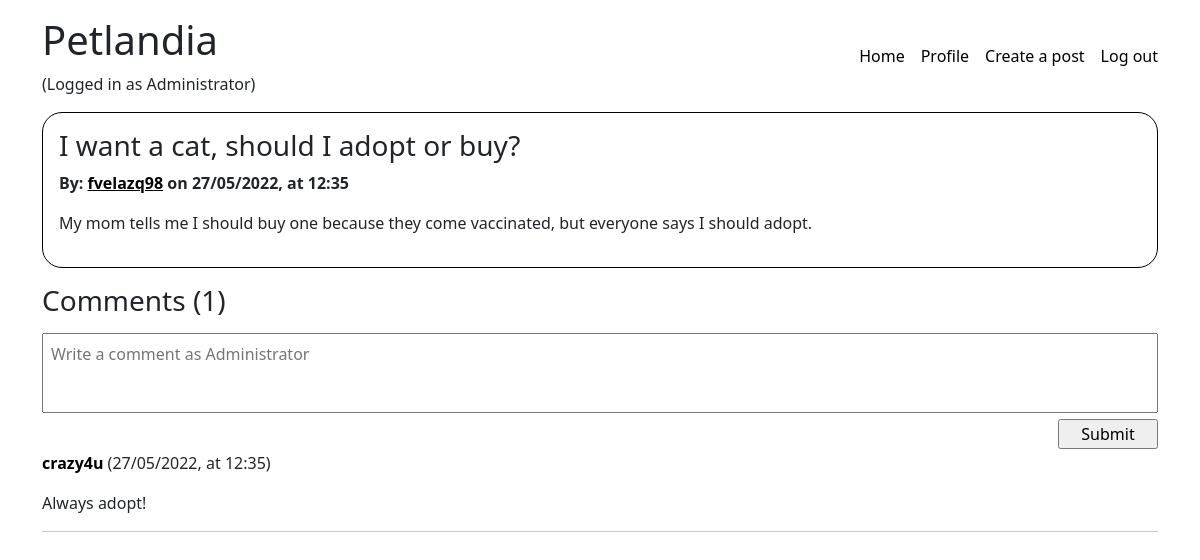
Page /site/post.php?id=955a9f11-bf25-430e-a714-abdf1b46be7e (signed in) on the committed database.
### tables this page shows
CREATE TABLE IF NOT EXISTS posts (
    id VARCHAR(36) UNIQUE NOT NULL,
    title VARCHAR(200) NOT NULL,
    body TEXT NOT NULL,
    draft BOOLEAN NOT NULL,
    user_id VARCHAR(36) NOT NULL,
    created_at TIMESTAMP NOT NULL,
    PRIMARY KEY(id),
    FOREIGN KEY(user_id) REFERENCES users(id)
);

CREATE TABLE IF NOT EXISTS users (
    id VARCHAR(36) UNIQUE NOT NULL,
    username VARCHAR(30) UNIQUE NOT NULL,
    email VARCHAR(50) UNIQUE NOT NULL,
    password VARCHAR(255) NOT NULL,
    profile_picture MEDIUMBLOB NULL,
    role BOOLEAN NOT NULL,
    created_at TIMESTAMP NOT NULL,
    PRIMARY KEY(id)
);

CREATE TABLE IF NOT EXISTS comments (
    id VARCHAR(36) UNIQUE NOT NULL,
    user_id VARCHAR(36) NOT NULL,
    post_id VARCHAR(36) NOT NULL,
    body VARCHAR(2000) NOT NULL,
    created_at TIMESTAMP NOT NULL,
    PRIMARY KEY(id),
    FOREIGN KEY(user_id) REFERENCES users(id),
    FOREIGN KEY(post_id) REFERENCES posts(id)
);

### site/utils/array_validation.php (called while the page is built, shortened)
<?php
function incorrect_field($field) {
    return !isset($field);
}
function validate_array($arr) {
    return true;
}
?>

### site/utils/date_formatting.php (called while the page is built, shortened)
<?php
function format_date_with_time($date) {
    $date_to_format = new DateTime($date, new DateTimeZone("Europe/Copenhagen"));
    return $date_to_format->format("d/m/Y") . ", at " . $date_to_format->format("H:i");
}

### site/post.php (the view, shortened to what this page needs)
<?php
require_once './utils/array_validation.php';
require_once './utils/date_formatting.php';
$connection = connect_to_db();
$post = [];
$post_id = htmlspecialchars($_GET['id']);
$query = "SELECT * FROM posts WHERE id = ?";
$stmt = $connection->prepare($query);
$stmt->bind_param("s", $post_id);
$stmt->execute();
$db_post = $stmt->get_result();
if ($db_post->num_rows > 0) {
    while ($local_post = $db_post->fetch_assoc()) {
        $db_owner = $connection->query("SELECT * FROM petlandia.users users WHERE users.id = '" . $local_post['user_id'] . "'");
        if (isset($db_owner) && $db_owner->num_rows > 0) {
            $owner = $db_owner->fetch_assoc();
            $query = "SELECT * FROM comments WHERE post_id = ? ORDER BY created_at DESC";
            $stmt = $connection->prepare($query);
            $stmt->bind_param("s", $post_id);
            $stmt->execute();
            $db_comments = $stmt->get_result();
            $comments = [];
            if ($db_comments->num_rows > 0) {
                while ($_comment = $db_comments->fetch_assoc()) {
                    $comment_db_owner = $connection->query("SELECT * FROM petlandia.users users WHERE users.id = '" . $_comment['user_id'] . "'");
                    if ($comment_db_owner->num_rows > 0) {
                        $comment_owner = $comment_db_owner->fetch_assoc();
                        $comments[] = [
                            'body' => $_comment['body'],
                            'owner' => [
                                'name' => $comment_owner['username'],
                                'link' => '/user.php?id=' . $comment_owner['id']
                            ],
                            'created_at' => $_comment['created_at']
                        ];
                    }
                }
            }
            $post = [
                'id' => $local_post['id'],
                'title' => $local_post['title'],
                'body' => $local_post['body'],
                'owner' => [
                    'id' => $owner['id'],
                    'name' => $owner['username'],
                    'link' => '/user.php?id=' . $owner['id'],
                    'created_at' => $owner['created_at']
                ],
                'comments' => $comments,
                'draft' => $local_post['draft'],
                'created_at' => $local_post['created_at']
            ];
        }
    }
}
?>
<?php require_once './templates/_start_html.php' ?>
<?php
if (isset($post['title'])) {
    if ((isset($post['draft']) && $post['draft'])
        && $_SESSION['CURRENT_USER_ID'] != $post['owner']['id']
        && (isset($_SESSION['CURRENT_USER_NAME']) && $_SESSION['CURRENT_USER_NAME'] != 'Administrator')
    ) {
        echo "This post is a draft and you're not authorized to view it.";
    } else {
        $post_title = $post['title'];
        $post_body = $post['body'];
        $post_owner = $post['owner'];
        $post_date = $post['created_at'];
        echo "<div class='post'>";
        if ($post['draft']) {
            echo "<h3>" . $post_title . " <span class='text-danger'>(Draft)</span></h3>";
        } else {
            echo "<h3>" . $post_title . "</h3>";
        }
        if (validate_array($post_owner)) {
            $owner_name = $post_owner['name'];
            $owner_link = $post_owner['link'];
            echo "<b>By: <a class='post-owner' href='" . $owner_link . "'>" . $owner_name . "</a> on " . format_date_with_time($post_date) . "</b>";
        }
        echo "<p class='post-body'>" . $post_body . "</p>";
        echo "</div>";
    }
}
?>
<?php if (isset($post['draft']) && !$post['draft']) { ?>
    <div class="comments">
        <h3 class="comments-title">Comments (<?php echo isset($post['comments']) ? count($post['comments']) : 0; ?>)</h3>
        <?php if ($loggedIn) {
        ?>
            <form action="./actions/post_comment.php" method="POST" class="user-comment-container">
                <textarea name="comment" class="comment-input" placeholder="Write a comment as <?php echo $_SESSION['CURRENT_USER_NAME'] ?>"></textarea>
                <input type="submit" />
            </form>
        <?php } else { ?>
            <p>You need to <a style="text-decoration: underline; color: blue;" href="/login.php">Log in</a> in order to comment.</p>
        <?php } ?>
        <?php
        if (count($post['comments']) > 0) {
            foreach ($post['comments'] as $comment) {
                echo "<div class='comment'>";
                echo "<b><a href='" . $comment['owner']['link'] . "'>" . $comment['owner']['name'] . "</a></b> (" . format_date_with_time($comment['created_at']) . ")";
                echo "<p class='comment-body'>" . $comment['body'] . "</p>";
                echo "<hr /";
                echo "</div>";
            }
        } else {
            echo "<p>There are no comments on this post</p>";
        }
        ?>
    </div>
<?php } ?>
<?php require_once './templates/_end_html.php' ?>

### site/css/style.css (style rules this page uses)
a { color: black; text-decoration: none; }
.comment { padding: 1rem 0 1rem 0; }
.comments-title { margin-top: 1rem; margin-bottom: 1rem; }
.post { border: 1px solid black; border-radius: 20px; padding: 1rem; }
.user-comment-container { margin-bottom: 1rem; }
.user-comment-container input { width: 100px; float: right; }
.comment-input { resize: none; width: 100%; height: 5rem; padding: 0.5rem; }
.post-body, .comment-body { margin-top: 1rem; }
.post-owner { text-decoration: underline; }

### rows in the picture
posts: title "I want a cat, should I adopt or buy?", created_at "27/05/2022, at 12:35", body "My mom tells me I should buy one because they come vaccinated, but everyone says I should adopt."
users: username "fvelazq98"
comments: name "crazy4u", created_at "27/05/2022, at 12:35", body "Always adopt!"

### other values in the picture
$_SESSION['CURRENT_USER_NAME'] "Administrator"
count($post['comments']) "1"
